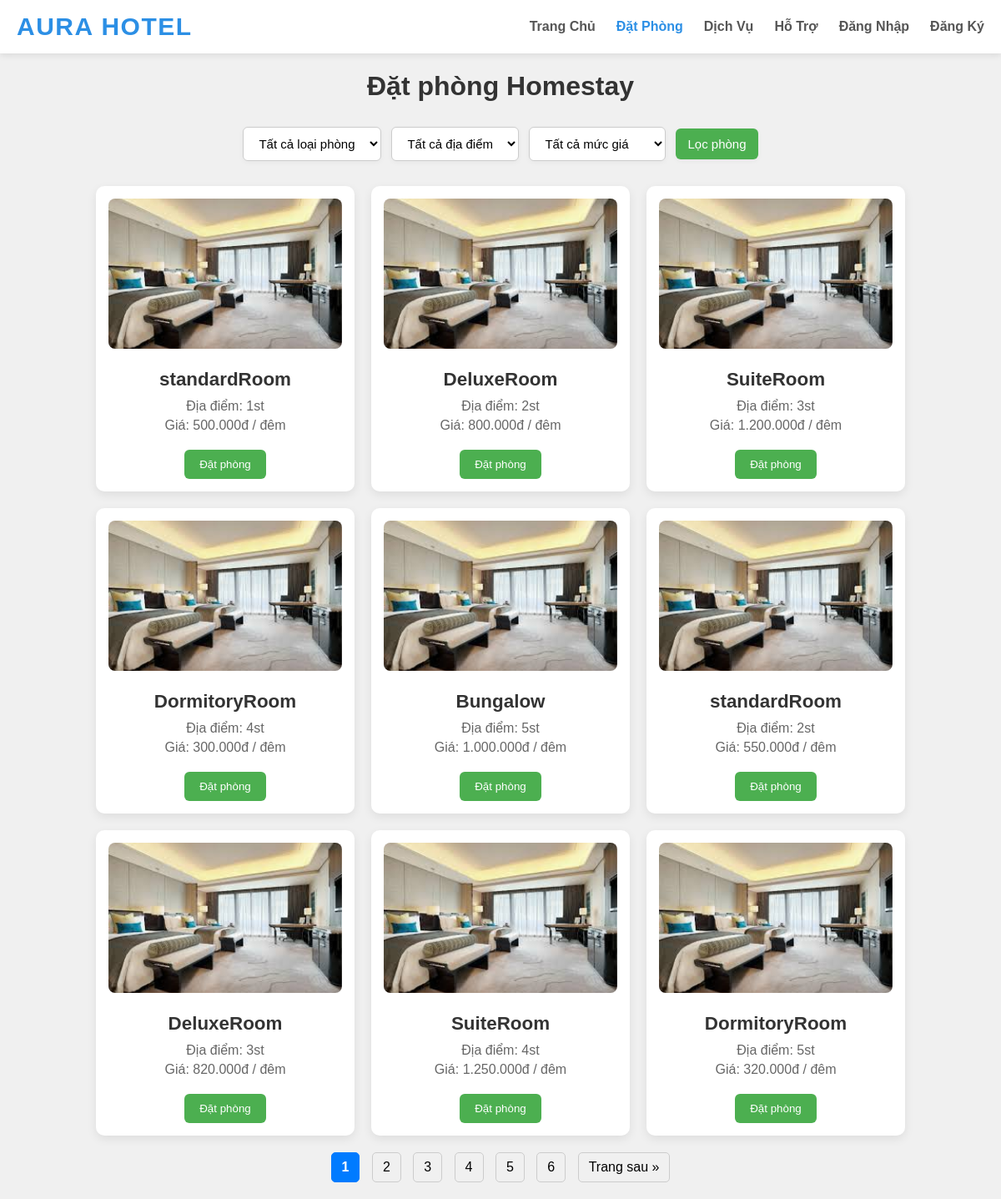
The page /views/bookedRoom.php on the database its author committed.
### tables this page shows
CREATE TABLE `homestay` (
  `id` BIGINT(20) NOT NULL AUTO_INCREMENT,
  `room_type` VARCHAR(50) NOT NULL,
  `location` VARCHAR(50) NOT NULL,
  `room_price` DOUBLE NOT NULL CHECK (`room_price` >= 1),
  `booked` TINYINT(1) DEFAULT 0,
  PRIMARY KEY (`id`)
);

### services/HomeStayService.php (called while the page is built, shortened)
<?php
    class HomeStayService implements IHomeStayService{
        private $homeStayRepository;
        public function __construct(HomeStayRepository $homeStayRepository){
            $this->homeStayRepository = $homeStayRepository;
        }
        public function getAllHomeStay(){
            return $this->homeStayRepository->getAllHomeStay();
        }
    }

### repositories/HomeStayRepository.php (called while the page is built, shortened)
<?php
class HomeStayRepository implements IHomeStayRepository {
    private $conn;
    public function __construct($conn) {
        $this->conn = $conn;
    }
    public function getAllHomeStay() {
        $query = "SELECT * FROM homestay";
        $stmt = $this->conn->prepare($query);
        $stmt->execute();
        $list = [];
        while ($row = $stmt->fetch(PDO::FETCH_ASSOC)) {
            $hs = new HomeStay();
            $hs->setId($row['id']);
            $hs->setRoomType($row['room_type']);
            $hs->setLocation($row['location']);
            $hs->setRoomPrice($row['room_price']);
            $hs->setBooked((bool)$row['booked']);
            $hs->setImage($this->getImagesByHomeStayId($hs->getId()));
            $list[] = $hs;
        }
        return $list;
    }
    public function getImagesByHomeStayId($homeStay_id) {
        $query = "SELECT image_url FROM homestay_images WHERE homestay_id = ?";
        $stmt = $this->conn->prepare($query);
        $stmt->execute([$homeStay_id]);
        $images = [];
        return $images;
    }
}
?>

### models/Homestay.php (called while the page is built, shortened)
<?php
    class HomeStay{
        private $id;
        private $room_type;
        private $location;
        private $room_price;
        public function __construct(
            $id = null,
            $room_type = null,
            $location = null,
            $room_price = null,
            $booked = false,
            $image_urls = []
        ) {
            $this->id = $id;
            $this->room_type = $room_type;
            $this->location = $location;
            $this->room_price = $room_price;
        }
        public function setId($id){
            $this->id = $id;
        }
        public function getId(){
            return $this->id;
        }
        public function setRoomType($room_type){
            $this->room_type = $room_type;
        }
        public function getRoomType(){
            return $this->room_type;
        }
        public function setRoomPrice($room_price){
            $this->room_price = $room_price;
        }
        public function getRoomPrice(){
            return $this->room_price;
        }
        public function setLocation($location){
            $this->location = $location;
        }
        public function getLocation(){
            return $this->location;
        }
    }
?>

### views/bookedRoom.php (the view, shortened to what this page needs)
<?php
include_once('./fragments/header.php');
require_once __DIR__ . '/../models/HomeStay.php';
require_once __DIR__ . '/../repositories/HomeStayRepository.php';
require_once __DIR__ . '/../services/HomeStayService.php';
$conn = Database::getConnection();
$homeStayService = new HomeStayService(new HomeStayRepository($conn));
$roomsPerPage = 9;
$currentPage = isset($_GET['page']) ? max(1, intval($_GET['page'])) : 1;
$allRooms = $homeStayService->getAllHomeStay();
$totalRooms = count($allRooms);
$totalPages = ceil($totalRooms / $roomsPerPage);
$start = ($currentPage - 1) * $roomsPerPage;
$rooms = array_slice($allRooms, $start, $roomsPerPage);
?>
<link rel="stylesheet" href="/assets/css/bookedroom.css">
<link rel="stylesheet" href="/assets/css/header.css">
<div class="container">
    <h1>Đặt phòng Homestay</h1>
    <div class="filter-bar">
    <select id="room-type">
        <option value="">Tất cả loại phòng</option>
    </select>
    <select id="location-filter">
        <option value="">Tất cả địa điểm</option>
    </select>
    <select id="price-filter">
        <option value="">Tất cả mức giá</option>
    </select>
    <button onclick="filterRooms()">Lọc phòng</button>
</div>
    <div class="room-list" id="room-list">
    <?php foreach ($rooms as $room): ?>
        <?php
                $imageUrls = $room->getImage();
                $imageUrl = !empty($imageUrls) ? "/{$imageUrls[0]}" : '/assets/images/img1.jpg';
        ?>
        <div class="room-item"
            data-type="<?= htmlspecialchars($room->getRoomType()) ?>"
            data-price="<?= htmlspecialchars($room->getRoomPrice()) ?>"
            data-location="<?= htmlspecialchars($room->getLocation()) ?>">
            <img src="<?= htmlspecialchars($imageUrl) ?>" alt="<?= htmlspecialchars($room->getRoomType()) ?>">
            <h3><?= htmlspecialchars($room->getRoomType()) ?></h3>
            <p>Địa điểm: <?= htmlspecialchars($room->getLocation()) ?></p>
            <p>Giá: <?= number_format($room->getRoomPrice(), 0, ',', '.') ?>đ / đêm</p>
            <button onclick="openBookingForm(`<?= addslashes($room->getRoomType()) ?>`, <?= $room->getRoomPrice() ?>, <?= $room->getId() ?>)">Đặt phòng</button>
        </div>
    <?php endforeach; ?>
</div>
<div class="pagination">
    <?php for ($i = 1; $i <= $totalPages; $i++): ?>
        <?php if ($i === $currentPage): ?>
            <strong><?= $i ?></strong>
        <?php else: ?>
            <a href="?page=<?= $i ?>"><?= $i ?></a>
        <?php endif; ?>
    <?php endfor; ?>
    <?php if ($currentPage < $totalPages): ?>
        <a href="?page=<?= $currentPage + 1 ?>">Trang sau &raquo;</a>
    <?php endif; ?>
</div>
</div>

### views/fragments/header.php (shortened to what this page needs)
<!DOCTYPE html>
<html lang="vi">
<head>
    <head>
<body>
    <header class="main-header">
        <div class="header-content container">
            <a href="/index.php" class="logo">Aura Hotel</a>
            <nav class="main-nav">
                <ul class="nav-links">
                    <li><a href="/views/home.php" class="<?= (basename($_SERVER['PHP_SELF']) == 'home.php') ? 'active' : '' ?>">Trang Chủ</a></li>
                    <li><a href="/views/bookedRoom.php" class="<?= (basename($_SERVER['PHP_SELF']) == 'bookedRoom.php' || basename($_SERVER['PHP_SELF']) == 'bookedroom.php') ? 'active' : '' ?>">Đặt Phòng</a></li>
                    <li><a href="/views/services.php" class="<?= (basename($_SERVER['PHP_SELF']) == 'services.php' || basename($_SERVER['PHP_SELF']) == 'Services.php') ? 'active' : '' ?>">Dịch Vụ</a></li>
                    <li><a href="/views/support.php" class="<?= (basename($_SERVER['PHP_SELF']) == 'support.php' || basename($_SERVER['PHP_SELF']) == 'Support.php') ? 'active' : '' ?>">Hỗ Trợ</a></li>
                <?php if (isset($_SESSION['user']['id'])): ?>
                        <li><a href="/views/profile.php">Trang Cá Nhân</a></li>
                        <li>
                            <form action="/views/logout.php" method="post" class="logout-form">
                                <button type="submit" class="logout-button">Đăng Xuất</button>
                            </form>
                        </li>
                    <?php else: ?>
                         <li><a href="/views/login.php" class="<?= (basename($_SERVER['PHP_SELF']) == 'login.php') ? 'active' : '' ?>">Đăng Nhập</a></li>
                        <li><a href="/views/register.php" class="<?= (basename($_SERVER['PHP_SELF']) == 'register.php') ? 'active' : '' ?>">Đăng Ký</a></li>
                    <?php endif; ?>
                </ul>
            </nav>
        </div>
    </header>

### assets/css/bookedroom.css (style rules this page uses)
body { font-family: Arial, sans-serif; margin: 0; padding: 0; background: #f0f0f0; }
.container { max-width: 1000px; margin: 20px auto; padding: 0 15px; box-sizing: border-box; }
h1 { text-align: center; margin-bottom: 30px; color: #333; }
.room-list { display: grid; grid-template-columns: repeat(auto-fit, minmax(280px, 1fr)); gap: 20px; }
.room-item { max-width: 310px; background: #fff; padding: 15px; border-radius: 10px; box-shadow: 0 4px 12px rgba(0, 0, 0, 0.08); text-align: center; transition: transform 0.2s; }
.room-item img { width: 100%; height: 180px; object-fit: cover; border-radius: 8px; margin-bottom: 10px; }
.room-item h3 { margin: 10px 0; color: #333; font-size: 1.4em; }
.room-item p { margin: 5px 0; color: #666; }
.room-item button { margin-top: 15px; padding: 10px 18px; background: #4caf50; color: #fff; border: none; border-radius: 6px; cursor: pointer; transition: background 0.3s; }
.filter-bar { display: flex; flex-wrap: wrap; justify-content: center; align-items: center; gap: 12px; margin-bottom: 30px; }
.filter-bar select, .filter-bar button { padding: 10px 14px; font-size: 15px; border-radius: 6px; border: 1px solid #ccc; background-color: #fff; box-shadow: 0 2px 6px rgba(0, 0, 0, 0.04); transition: border 0.2s, box-shadow 0.2s; }
.filter-bar button { background-color: #4caf50; color: #fff; cursor: pointer; font-weight: 500; border: none; transition: background 0.3s; }
.pagination { text-align: center; margin-top: 20px; }
.pagination a, .pagination strong { display: inline-block; margin: 0 5px; padding: 8px 12px; color: #000; text-decoration: none; border: 1px solid #ccc; border-radius: 5px; }
.pagination strong { background-color: #007bff; color: white; border-color: #007bff; }

### assets/css/header.css (style rules this page uses)
.main-header { background-color: #ffffff; box-shadow: 0 2px 8px rgba(0,0,0,0.1); padding: 15px 0; position: sticky; top: 0; z-index: 1000; }
.header-content { display: flex; justify-content: space-between; align-items: center; max-width: 1200px; margin: 0 auto; padding: 0 20px; }
.logo { font-size: 30px; font-weight: 800; color: #2c8fe5; text-decoration: none; text-transform: uppercase; letter-spacing: 1.5px; transition: color 0.3s ease; }
.main-nav .nav-links { list-style: none; margin: 0; padding: 0; display: flex; align-items: center; }
.main-nav .nav-links li { margin-left: 25px; }
.main-nav .nav-links a { color: #555; text-decoration: none; font-size: 16px; font-weight: 600; padding: 8px 0; transition: color 0.3s ease; }
.main-nav .nav-links a:hover, .main-nav .nav-links a.active { color: #2c8fe5; }

### rows shown on the page
homestay: room_type "standardRoom", location "1st", room_price "500.000"
homestay: room_type "DeluxeRoom", location "2st", room_price "800.000"
homestay: room_type "SuiteRoom", location "3st", room_price "1.200.000"
homestay: room_type "DormitoryRoom", location "4st", room_price "300.000"
homestay: room_type "Bungalow", location "5st", room_price "1.000.000"
homestay: room_type "standardRoom", location "2st", room_price "550.000"
homestay: room_type "DeluxeRoom", location "3st", room_price "820.000"
homestay: room_type "SuiteRoom", location "4st", room_price "1.250.000"
homestay: room_type "DormitoryRoom", location "5st", room_price "320.000"
